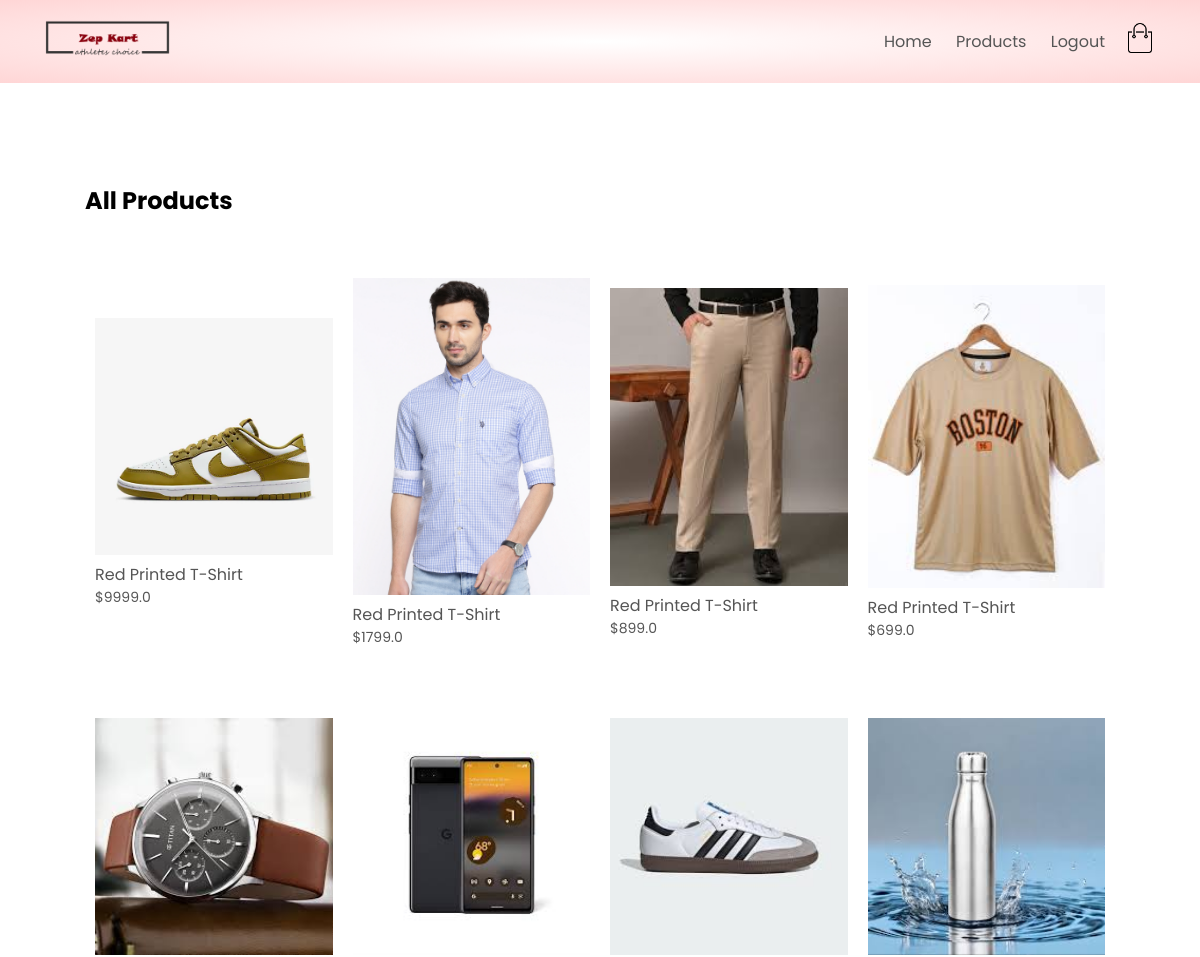
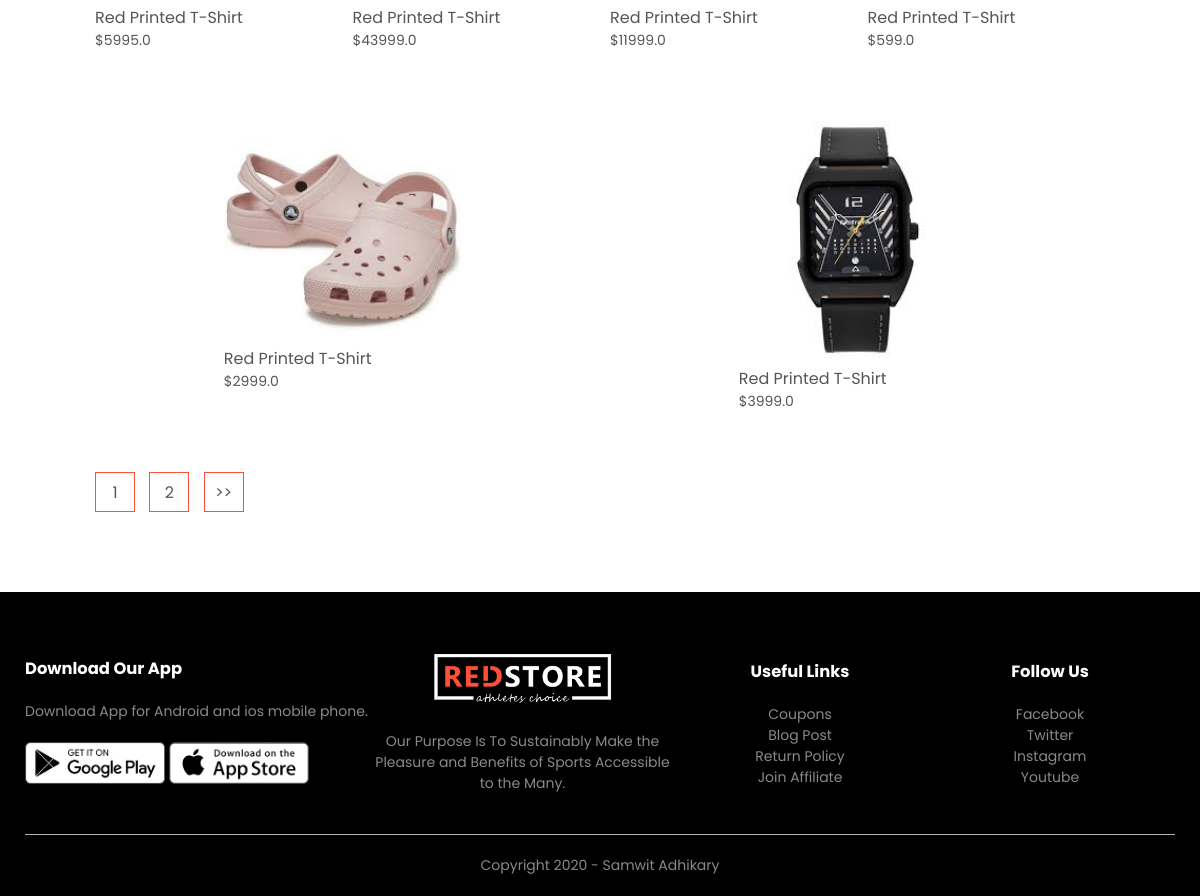
The page /product_list (signed in) on the database its author committed (2 pictures, top to bottom).
### products/models.py (models this page shows, shortened)
class Product(models.Model):
    LIVE=1
    DELETE=0
    DELETE_CHOICES=((LIVE,'Live'),(DELETE,'Delete'))
    title=models.CharField(max_length=200)
    price=models.FloatField()
    description=models.TextField()
    image=models.ImageField(upload_to='media/')
    priority=models.IntegerField(default=0)
    delete_status=models.IntegerField(choices=DELETE_CHOICES,default=LIVE)
    created_at=models.DateTimeField(auto_now_add=True)
    updated_at=models.DateTimeField(auto_now_add=True)

### products/views.py (the view)
# urls.py: path('product_list',views.list_products,name='list_product'),
def list_products(request):
    page=1
    if request.GET:
        page=request.GET.get('page',1)
    product_list=Product.objects.order_by('priority')
    product_paginator=Paginator(product_list,10)
    product_list=product_paginator.get_page(page)
    context={'products':product_list}
    return render(request,'products.html',context)

### products/templatetags/chunks.py (called while the page is built)
@register.filter(name='chunks')
def chunks(list_data,chunk_size):
    chunk=[]
    i=0
    for data in list_data:
        chunk.append(data)
        i=i+1
        if i==chunk_size:
            yield chunk
            i=0
            chunk=[]
    if chunk:
        yield chunk

### templates/products.html
{% extends 'blank_layout.html' %}
{% block content %}
    {% include 'products_list.html'%}
{% endblock content %}

### templates/products_list.html (shortened to what this page needs)
{% load static%}
{% load chunks %}
<div class="small-container">
    <div class="row row-2">
        <h2>All Products</h2>
    </div>
    {% for product_chunks in products|chunks:4 %}
    <div class="row">
        {% for product in product_chunks %}
        <div class="col-4">
            <a href="{% url 'detail_product' product.id %}"> <img src="{{product.image.url}}"></a>
            <h4>Red Printed T-Shirt</h4>
            <p>${{product.price}}</p>
        </div>
        {% endfor %}
    </div>
    {% endfor %}
    <div class="page-btn">
        {% for i in products.paginator.page_range %}
        <a href="?page={{i}}"><span>{{i}}</span></a></span>
        {% endfor %}
        {% if products.has_next %}
        <a href="?page={{products.next_page_number }}"><span>>></span></a></span>
        {% endif %}
    </div>
</div>

### static/css/style.css (style rules this page uses)
* { margin: 0; padding: 0; box-sizing: border-box; }
body { font-family: 'Poppins', sans-serif; }
a { text-decoration: none; color: #555; }
p { color: #555; }
.row { display: flex; align-items: center; flex-wrap: wrap; justify-content: space-around; }
.small-container { max-width: 1080px; margin: auto; padding-left: 25px; padding-right: 25px; }
.col-4 { flex-basis: 25%; padding: 10px; min-width: 200px; margin-bottom: 50px; transition: transform 0.5s; }
.col-4 img { width: 100%; }
h4 { color: #555; font-weight: normal; }
.col-4 p { font-size: 14px; }
.row-2 { justify-content: space-between; margin: 100px auto 50px; }
.page-btn { margin: 0 auto 80px; }
.page-btn span { display: inline-block; border: 1px solid #ff523b; margin-left: 10px; width: 40px; height: 40px; text-align: center; line-height: 40px; cursor: pointer; }

### rows shown on the page
Product: image (picture), price "9999.0"
Product: image (picture), price "1799.0"
Product: image (picture), price "899.0"
Product: image (picture), price "699.0"
Product: image (picture), price "5995.0"
Product: image (picture), price "43999.0"
Product: image (picture), price "11999.0"
Product: image (picture), price "599.0"
Product: image (picture), price "2999.0"
Product: image (picture), price "3999.0"

### other values the page prints
{{ i }} "1" "2"
